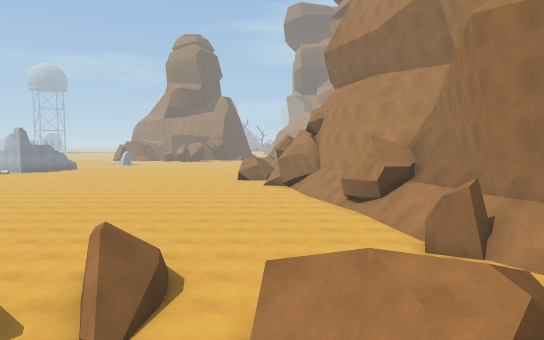
view 1 (above)

24 first-person views from a walk through a scene from a Unity 3-D project. The camera is 1.2 m above the floor, tilts 4° down and sees 70° across. The floor is counted in squares, 1.8 m on a side. Each view is taken from the middle of a square. On the plan, view 1 faces up. The plan holds only what a view shows up to about 11 squares ahead; the rest is blank. The place goes on beyond the plan. The player character is not drawn. Some animated figures are not drawn. Surface patterns are stand-ins for the level's own textures.

view 2
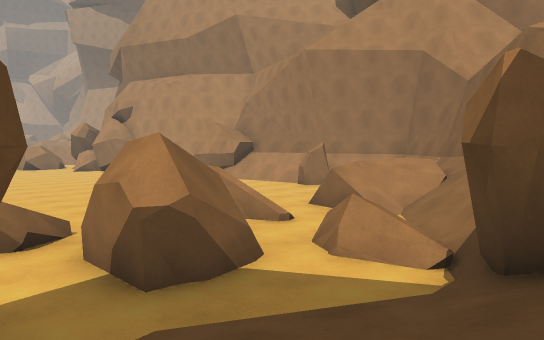

view 3
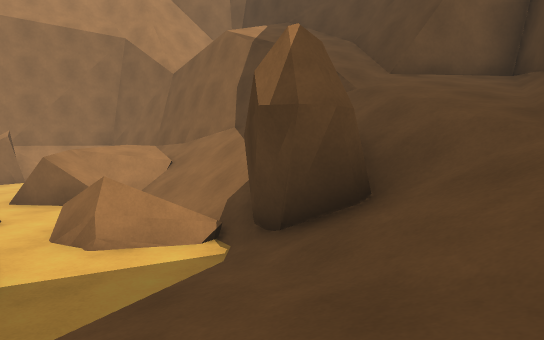

view 4
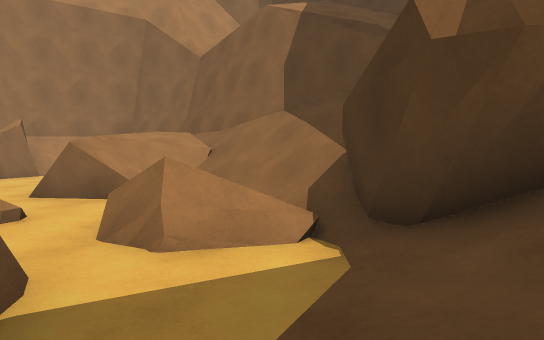

view 5
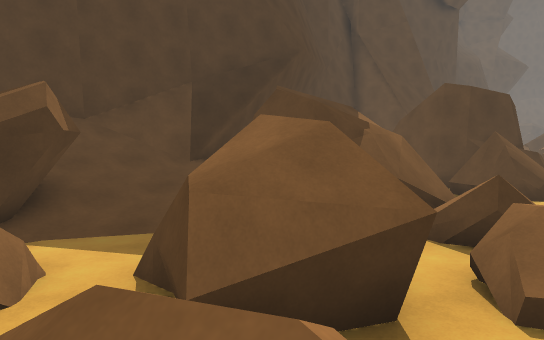

view 6
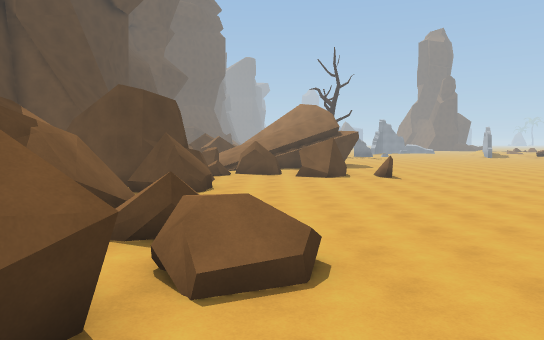

view 7
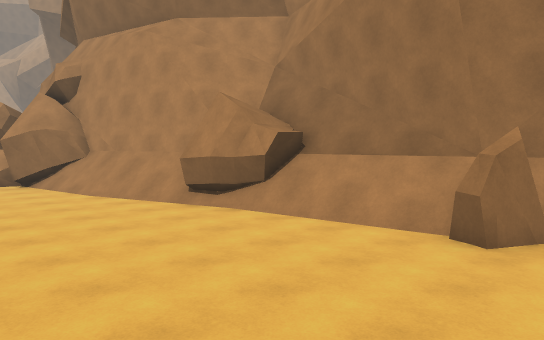

view 8
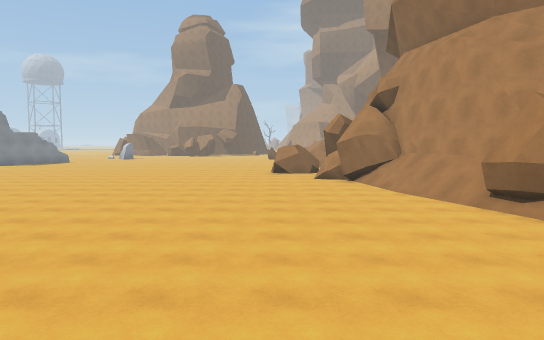

view 9
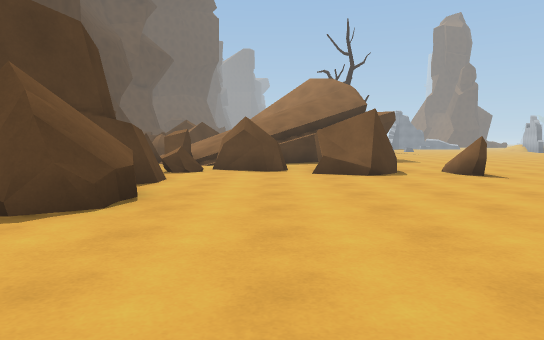

view 10
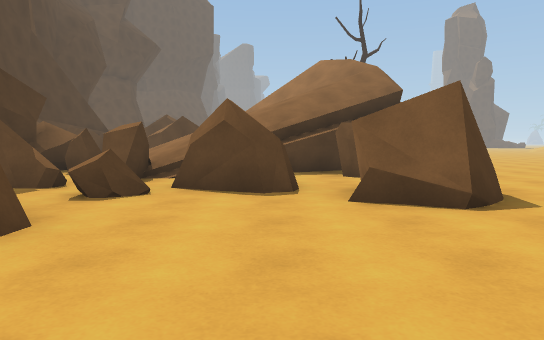

view 11
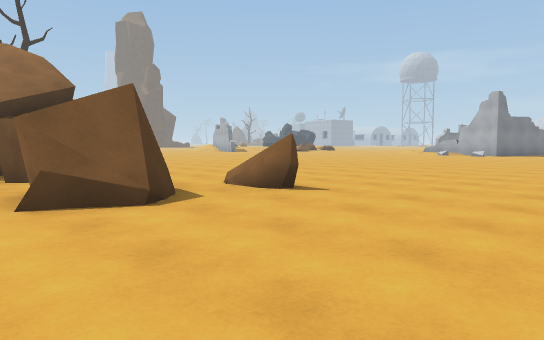

view 12
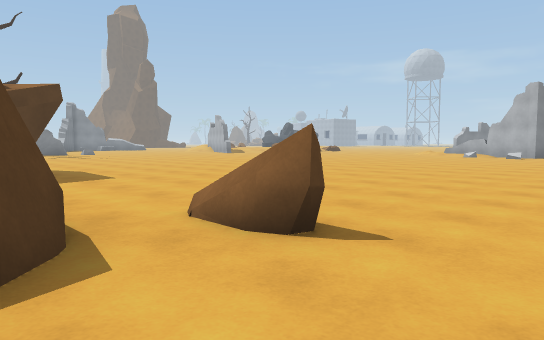

view 13
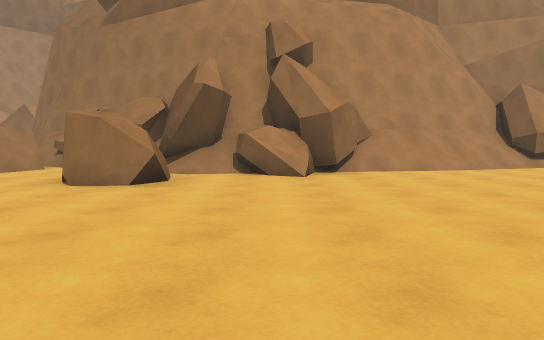

view 14
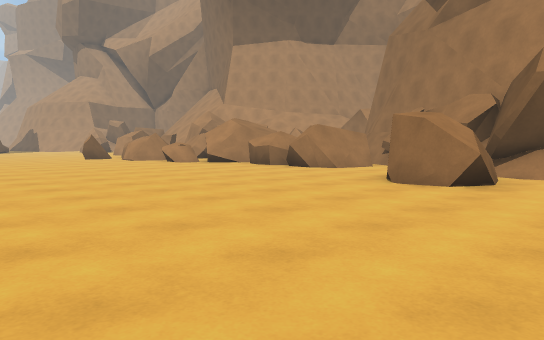

view 15
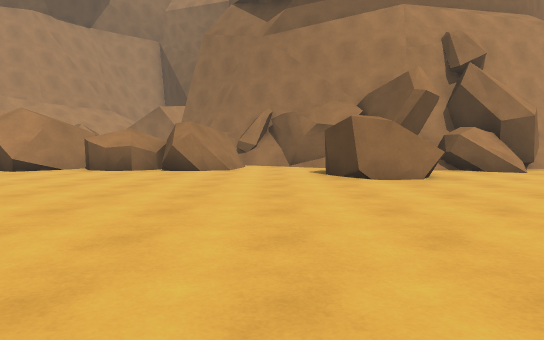

view 16
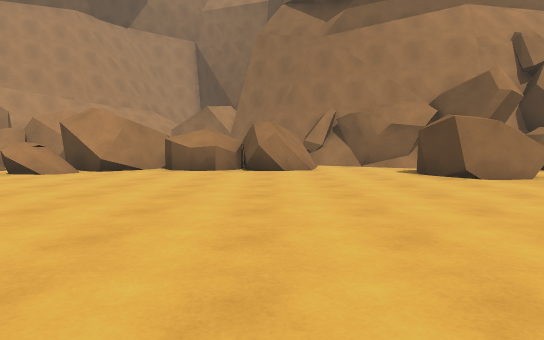

view 17
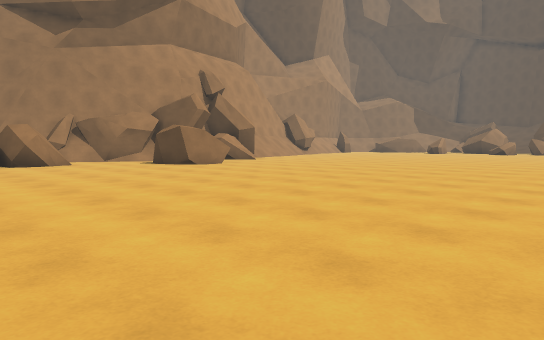

view 18
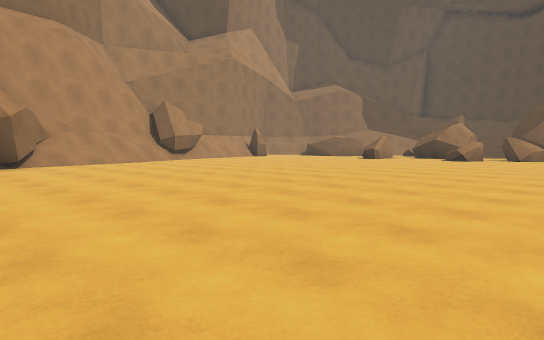

view 19
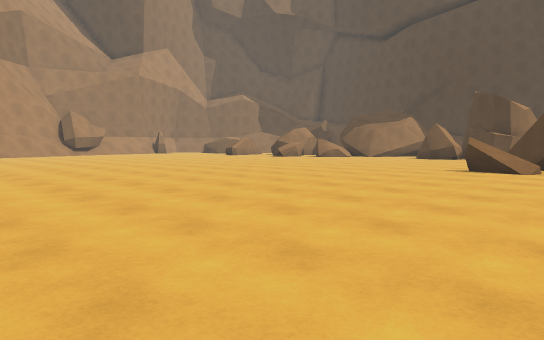

view 20
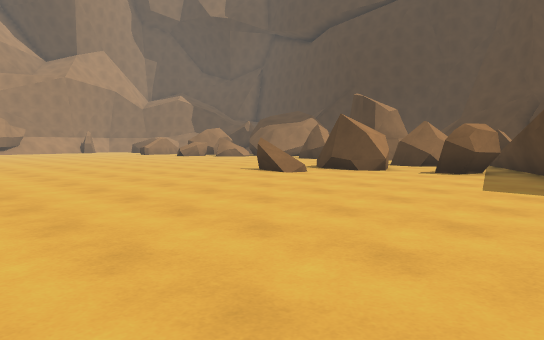

view 21
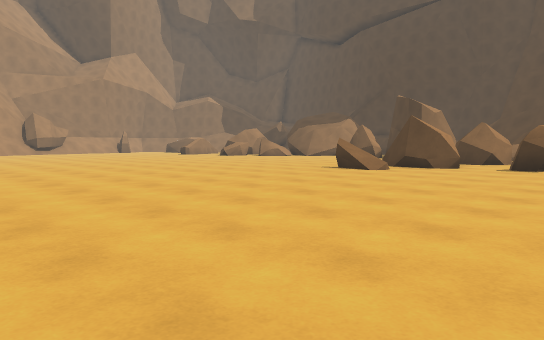

view 22
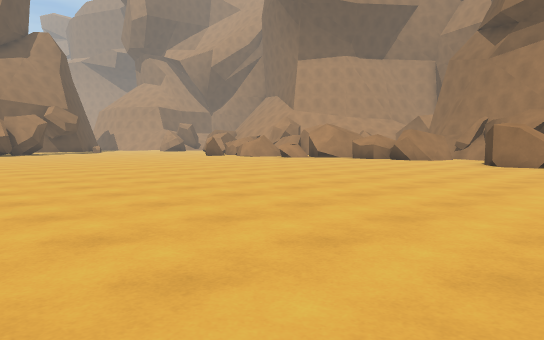

view 23
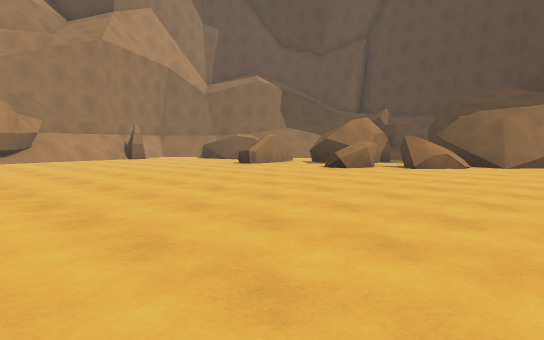

view 24
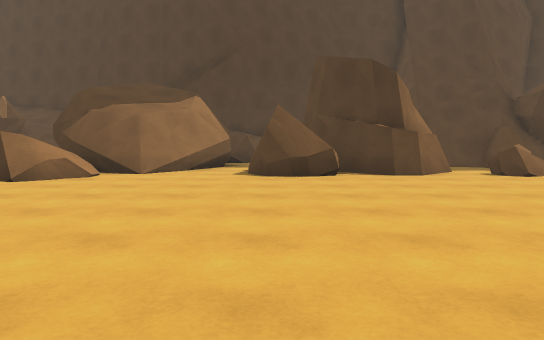

### Floor plan
Key: @ floor where view 1 was taken; # wall or solid block; x gap in a wall; . main floor; : floor 0.25 m higher than the main floor; / step, stairs or slope; = window, fence, low wall or low ledge; ^ raised ledge.
Columns run from 25 left of view 1 to 5 right of it. Each row starts with its distance up from view 1.
 31              ...   ......^#
 30              ....  .......#^
 29              .............^
 28             ..............#
 27             ..............##
 26             ..............###
 25             ................
 24             ...............#
 23            ............##^##
 22            ............^#.#
 21            ...............#
 20       .... ..............##
 19    .......................#
 18    .......................##
 17   ........................//
 16   ........................./
 15   ........................./#
 14   .........................//
 13  ...........................#
 12 ............................##
 11 ............................/#
 10    /....##..................//
  9 ///=....x...................//
  8 ///=/#.###.................../#
  7   //=.......................###
  6   ////.#...........//../......
  5      /.#.........= /..././
  4   ////.x=.//^#...= .##//./=#
  3   /// #=######..## .##.../=#
  2     /#####  # .####...=/.//#
  1     /# =:   # .#   //./////#/
  0     ##            ////##/@ //
 -1                  ////////////
 -2                 ####////// /=
 -3                       ////
 -4                          ##

Positions as (right, up) in squares from view 1, and headings:
1: (0, 0), facing up
2: (-7, -1), facing up-right
3: (-7, 0), facing right
4: (-6, 1), facing right
5: (-2, 6), facing down-left
6: (-2, 6), facing left
7: (-2, 6), facing up-right
8: (-2, 5), facing up
9: (-8, 6), facing left
10: (-12, 6), facing left
11: (-12, 6), facing up-left
12: (-14, 8), facing up-left
13: (-8, 20), facing right
14: (-8, 20), facing up-right
15: (-9, 25), facing right
16: (-9, 27), facing right
17: (-12, 30), facing down-right
18: (-11, 21), facing down-right
19: (-19, 20), facing down-right
20: (-23, 17), facing down-right
21: (-22, 19), facing down-right
22: (-14, 20), facing up-right
23: (-12, 15), facing down-right
24: (-12, 12), facing down
